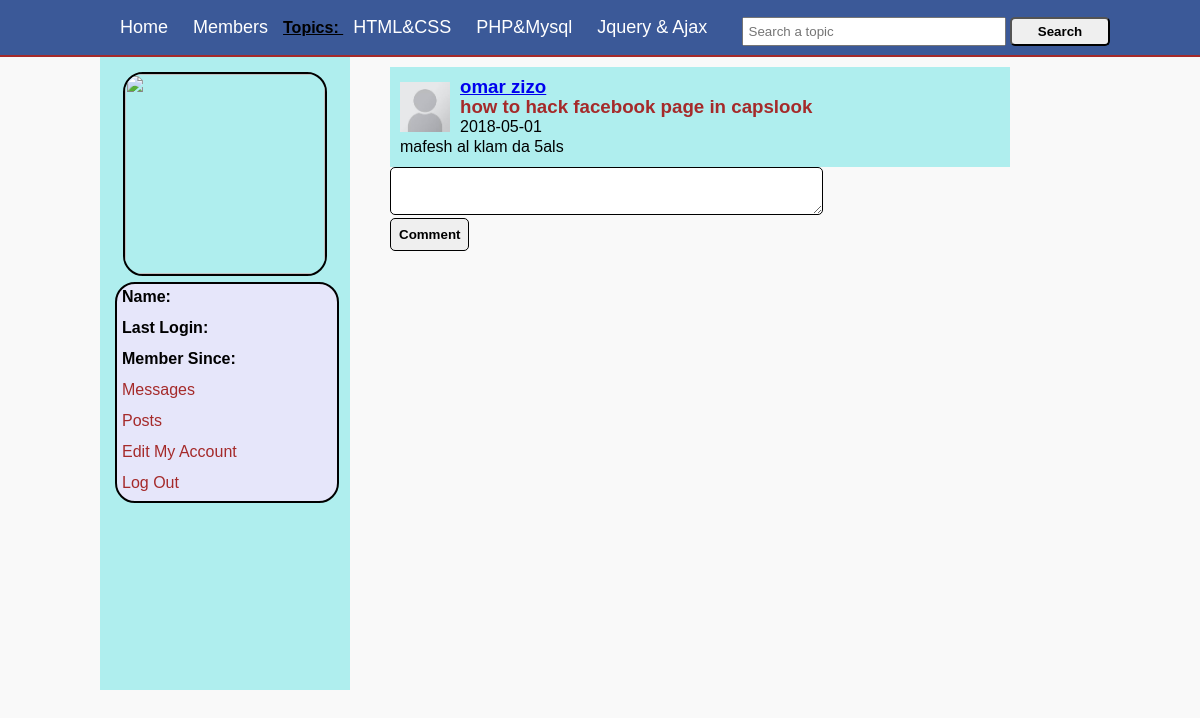
/single.php?post_id=22, run on the app's committed database.
### tables this page shows
CREATE TABLE `topics` (
  `topic_id` int(11) NOT NULL,
  `topic_title` text NOT NULL
);

CREATE TABLE `users` (
  `user_id` int(11) NOT NULL,
  `user_name` varchar(100) NOT NULL,
  `user_password` varchar(100) NOT NULL,
  `user_email` varchar(100) NOT NULL,
  `user_gender` varchar(100) NOT NULL,
  `user_bitrhday` text NOT NULL,
  `user_image` text NOT NULL,
  `register_date` date NOT NULL,
  `last_login` date NOT NULL,
  `status` text NOT NULL,
  `posts` text NOT NULL
);

CREATE TABLE `posts` (
  `post_id` int(11) NOT NULL,
  `user_id` int(11) NOT NULL,
  `topic_id` int(11) NOT NULL,
  `post_title` text NOT NULL,
  `post_content` text NOT NULL,
  `post_date` date NOT NULL
);

### single.php (the view, shortened to what this page needs)
<?php
include("functions/functions.php");
?>
<!DOCTYPE html>
<html>
<head>
	<link rel="stylesheet" href="style/Home_style.css" media="all"/>
</head>
<body>
	<div class="container">
		<div id="head_wrap">
			<div id="header">
				<ul id="menu">
					<li><a href="Home.php">Home </a> </li>
					<li><a href="members.php">Members </a> </li>
					<strong> Topics: </strong>
					<?php
					$get_topics = "SELECT * FROM topics";
					$run_topics = mysqli_query($con,$get_topics);
					while($row = mysqli_fetch_array($run_topics))
					{
						$topic_id = $row['topic_id'];
						$topic_title = $row['topic_title'];
						echo "<li> <a href='topics.php?topic=$topic_id'> $topic_title </a> </li> ";
					}
					?>
				</ul>
				<form method="post" action="result.php" id="form1">
					<input type="text" name="search_box" placeholder="Search a topic">
					<input type="submit" name="search" value="Search">
				</form>
			</div>
		</div>
		<div class="content">
			<div id="user_timeline">
				<div id="user_details">
				<?php
					$user = $_SESSION['user_email'];
					$get_user = "SELECT * FROM users WHERE user_email = '$user'";
					$run_user = mysqli_query($con,$get_user);
					$row = mysqli_fetch_array($run_user);
					$user_name = $row['user_name'];
					$user_image = $row['user_image'];
					$register_date = $row['register_date'];
					$last_login = $row['last_login'];
					echo "
						<center> <img src='user/user_images/$user_image' width='200px' height='200px'/> </center>
						<div id='user_mention'>
						<p> <strong> Name: </strong> $user_name </p>
						<p> <strong> Last Login: </strong> $last_login </p>
						<p> <strong> Member Since: </strong> $register_date </p>
						<p> <a href='my_messages.php'> Messages </a> </p>
						<p> <a href='my_posts.php'> Posts </a> </p>
						<p> <a href='edit_profile.php'> Edit My Account </a> </p>
						<p> <a href='logout.php'> Log Out </a> </p>
						</div>
					";
				?>
				</div>
			</div>
			<div id="content_timeline">
				<?php single_post(); ?>
			</div>
		</div>
	</div>
</body>
</html>

### functions/functions.php (shortened to what this page needs)
<?php
$con = mysqli_connect("localhost","root","","social_network") or die("Connecction Failed!");
function single_post()
{
	global $con;
	if(isset($_GET['post_id']))
	{
		$get_id = $_GET['post_id'];
		$get_posts = "SELECT * FROM posts WHERE post_id='$get_id'";
		$run_posts = mysqli_query($con,$get_posts);
		$row_posts = mysqli_fetch_array($run_posts);
		$user_id = $row_posts['user_id'];
		$post_title = $row_posts['post_title'];
		$content = $row_posts['post_content'];
		$post_date = $row_posts['post_date'];
		$user = "SELECT * FROM users WHERE user_id='$user_id' AND posts='YES'";
		$run_user = mysqli_query($con,$user);
		$row_user = mysqli_fetch_array($run_user);
		$user_name = $row_user['user_name'];
		$user_image = $row_user['user_image'];
		echo "<div id='posts'>
		<p> <img src = 'user/user_images/$user_image' width='50px' height='50px'> </p>
		<h3> <a href='user_profile.php?u_id=$user_id'> $user_name </a> </h3>
		<h3> $post_title </h3>
		<p> $post_date </p>
		<p> $content </p>
		</div>
		";
		echo "<form action='' method='post' id='reply'>
			<textarea cols='50' row='5' name='comment' placeholder='Write Your Comment'> </textarea><br>
			<input type='submit' name='reply' value='Comment'/>
		</form>
		";
	}
}
?>

### style/Home_style.css (style rules this page uses)
html, body, div, span, applet, object, iframe, h1, h2, h3, h4, h5, h6, p, blockquote, pre, a, abbr, acronym, address, big, cite, code, del, dfn, em, img, ins, kbd, q, s, samp, small, strike, strong, sub, sup, tt, var, b, u, i, center, dl, dt, dd, ol, ul, li, fieldset, form, label, legend, table, caption, tbody, tfoot, thead, tr, th, td, article, aside, canvas, details, embed, figure, figcaption, footer, header, hgroup, menu, nav, output, ruby, section, summary, time, mark, audio, video { margin: 0; padding: 0; border: 0; }
body { margin: 0; padding: 0; font-family: sans-serif; line-height: 1; background-color: #f9f9f9; }
.container { margin: 0 auto; padding: 0; background-color: #E6E6FA; }
#head_wrap { width: 100%; height: 35px; margin: 0 auto; border-bottom: 2px solid brown; padding: 10px; background-color: #3b5998; }
#header { margin: 0 auto; width: 1000px; height: 35px; }
#menu { line-height: 35px; padding: 0; margin: 0; float: left; }
#menu li { display: inline; list-style: none; }
#menu a { margin: 5px; padding: 5px; text-decoration: none; color: white; font-size: 18px; }
#header strong { text-decoration: underline; }
#form1 { float: right; line-height: 35px; padding-top: 3px; }
#form1 input[type="text"] { width: 250px; padding: 5px; }
#form1 input[type="submit"] { width: 100px; border-radius: 5px; padding: 5px; font-weight: bold; }
.container .content { width: 1000px; margin: 0 auto; }
#user_timeline { background: #AFEEEE; width: 250px; float: left; height: 633px; }
#user_details { padding: 10px; margin: 5px; }
#user_details img { border: 2px solid black; border-radius: 20px; }
#user_details p { margin-bottom: 5px; padding: 5px; }
#user_details a { color: brown; text-decoration: none; }
#user_mention { border-radius: 20px; background-color: #E6E6FA; border: 2px solid black; width: 220px; margin: 5px auto; }
#content_timeline { float: right; width: 700px; padding: 10px }
#posts { width: 600px; background-color: #AFEEEE; padding: 10px; line-height: 20px; }
#posts img { float: left; padding: 5px 10px 0 0; }
#posts h3 { color: brown; }
#reply textarea { padding: 8px; border: 1px solid black; border-radius: 5px; font-weight: bolder; }
#reply input { padding: 8px; border: 1px solid black; border-radius: 5px; font-weight: bolder; }

### data on the page
topics: topic_title "HTML&CSS"
topics: topic_title "PHP&Mysql"
topics: topic_title "Jquery & Ajax"
users: user_image (placeholder picture), user_name "omar zizo"
posts: post_title "how to hack facebook page in capslook", post_date "2018-05-01", post_content "mafesh al klam da 5als"
